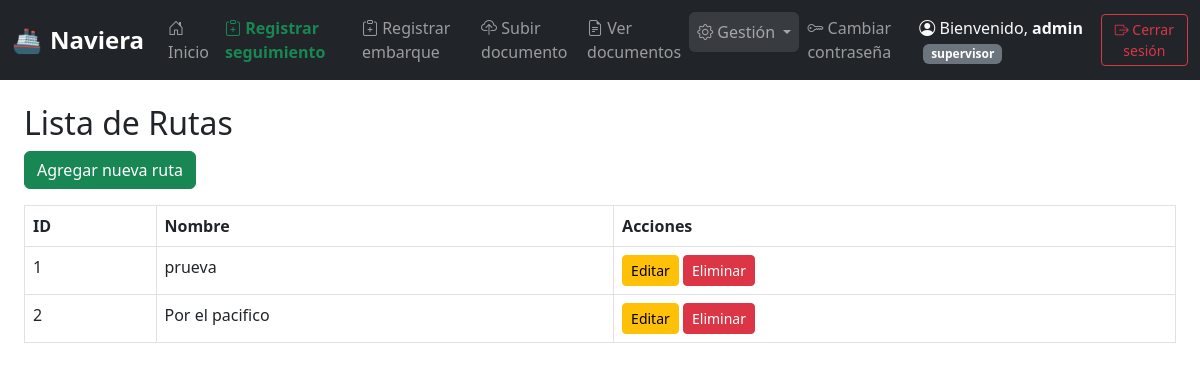
/rutas/ (signed in), run on an earlier commit of the app's database.
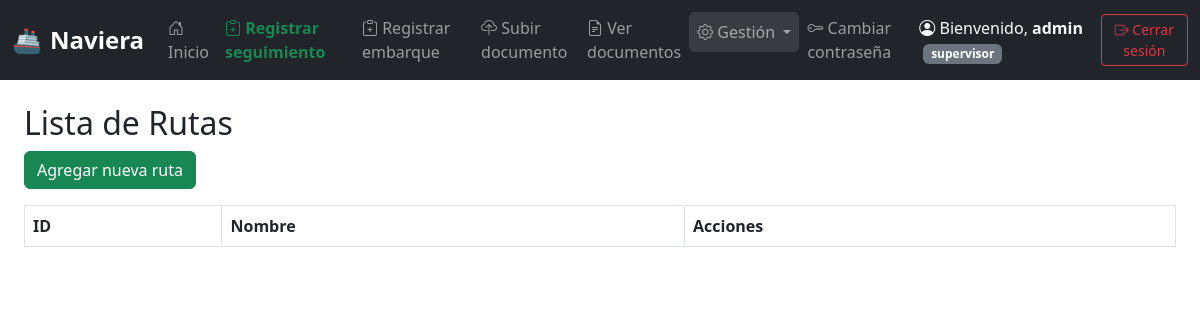
And on a later commit of the database.
### gestion/models.py (models this page shows, shortened)
class Ruta(models.Model):
    nombre = models.CharField(max_length=100)

### gestion/views.py (the view)
# urls.py: path('rutas/', views.lista_rutas, name='lista_rutas'),
@login_required
@user_passes_test(lambda u: u.rol == 'supervisor')
def lista_rutas(request):
    rutas = Ruta.objects.all()
    return render(request, 'gestion/rutas/lista.html', {'rutas': rutas})

### gestion/templates/gestion/rutas/lista.html
{% extends 'gestion/base.html' %}
{% block content %}
<h2>Lista de Rutas</h2>
<a href="{% url 'crear_ruta' %}" class="btn btn-success mb-3">Agregar nueva ruta</a>
<table class="table table-bordered">
  <thead>
    <tr><th>ID</th><th>Nombre</th><th>Acciones</th></tr>
  </thead>
  <tbody>
    {% for ruta in rutas %}
      <tr>
        <td>{{ ruta.id }}</td>
        <td>{{ ruta.nombre }}</td>
        <td>
          <a href="{% url 'editar_ruta' ruta.id %}" class="btn btn-warning btn-sm">Editar</a>
          <a href="{% url 'eliminar_ruta' ruta.id %}" class="btn btn-danger btn-sm">Eliminar</a>
        </td>
      </tr>
    {% endfor %}
  </tbody>
</table>
{% endblock %}

What changed in the data, as far as the page shows it:
removed Ruta: id "1", nombre "prueva"
removed Ruta: id "2", nombre "Por el pacifico"
